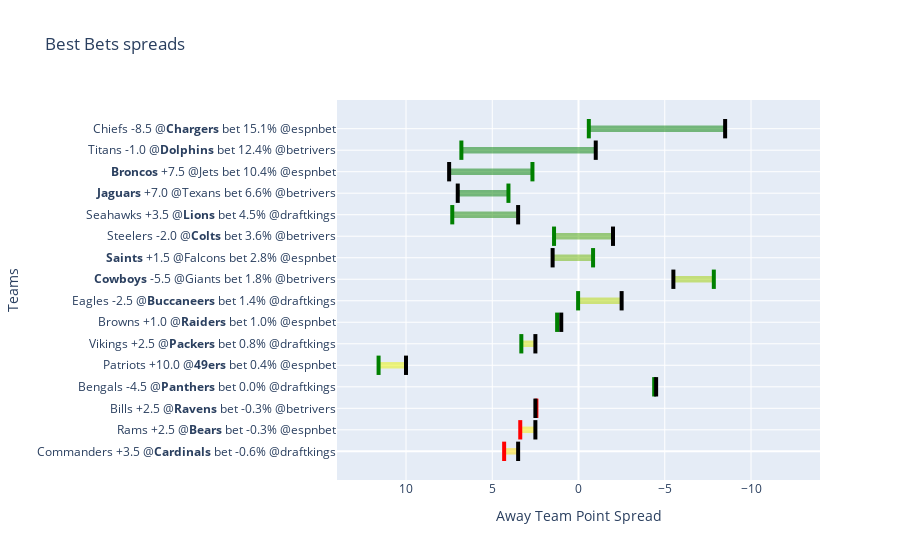

The code cell stored with this chart in its notebook:
### Code cell
fig = ve.create_best_bets_graph(best_bets=spreads,
                            year=year,
                            week=week,
                            market_type="spreads")

### Figure 1 — Plotly figure (JSON) as saved in the notebook; plotly's stock layout.template omitted (floating-point values rounded to 4 significant figures)
{"data": [{"fill": "toself", "fillcolor": "rgba(255, 220, 0, 0.5)", "hoverinfo": "text", "hovertemplate": "EV: -2.0%<extra></extra>", "line": {"color": "rgba(255,255,255,0)"}, "name": "EV: -2.0%", "type": "scatter", "x": [3.5, 4.311, 4.311, 3.5], "y": [-0.15, -0.15, 0.15, 0.15]}, {"hoverinfo": "text", "hovertemplate": "Modeled: 4.3<extra></extra>", "line": {"color": "red", "width": 4}, "mode": "lines", "name": "Modeled: 4.3", "text": ["Modeled: 4.3", "Modeled: 4.3"], "textposition": "middle right", "type": "scatter", "x": [4.311, 4.311], "y": [-0.45, 0.45]}, {"hoverinfo": "text", "hovertemplate": "Vegas: 3.5<extra></extra>", "line": {"color": "black", "width": 4}, "mode": "lines", "name": "Vegas: 3.5", "text": ["Vegas: 3.5", "Vegas: 3.5"], "textposition": "middle left", "type": "scatter", "x": [3.5, 3.5], "y": [-0.45, 0.45]}, {"fill": "toself", "fillcolor": "rgba(255, 240, 0, 0.5)", "hoverinfo": "text", "hovertemplate": "EV: -0.8%<extra></extra>", "line": {"color": "rgba(255,255,255,0)"}, "name": "EV: -0.8%", "type": "scatter", "x": [2.5, 3.377, 3.377, 2.5], "y": [0.85, 0.85, 1.15, 1.15]}, {"hoverinfo": "text", "hovertemplate": "Modeled: 3.4<extra></extra>", "line": {"color": "red", "width": 4}, "mode": "lines", "name": "Modeled: 3.4", "text": ["Modeled: 3.4", "Modeled: 3.4"], "textposition": "middle right", "type": "scatter", "x": [3.377, 3.377], "y": [0.55, 1.45]}, {"hoverinfo": "text", "hovertemplate": "Vegas: 2.5<extra></extra>", "line": {"color": "black", "width": 4}, "mode": "lines", "name": "Vegas: 2.5", "text": ["Vegas: 2.5", "Vegas: 2.5"], "textposition": "middle left", "type": "scatter", "x": [2.5, 2.5], "y": [0.55, 1.45]}, {"fill": "toself", "fillcolor": "rgba(255, 242, 0, 0.5)", "hoverinfo": "text", "hovertemplate": "EV: -0.8%<extra></extra>", "line": {"color": "rgba(255,255,255,0)"}, "name": "EV: -0.8%", "type": "scatter", "x": [2.5, 2.441, 2.441, 2.5], "y": [1.85, 1.85, 2.15, 2.15]}, {"hoverinfo": "text", "hovertemplate": "Modeled: 2.4<extra></extra>", "line": {"color": "red", "width": 4}, "mode": "lines", "name": "Modeled: 2.4", "text": ["Modeled: 2.4", "Modeled: 2.4"], "textposition": "middle right", "type": "scatter", "x": [2.441, 2.441], "y": [1.55, 2.45]}, {"hoverinfo": "text", "hovertemplate": "Vegas: 2.5<extra></extra>", "line": {"color": "black", "width": 4}, "mode": "lines", "name": "Vegas: 2.5", "text": ["Vegas: 2.5", "Vegas: 2.5"], "textposition": "middle left", "type": "scatter", "x": [2.5, 2.5], "y": [1.55, 2.45]}, {"fill": "toself", "fillcolor": "rgba(254, 254, 0, 0.5)", "hoverinfo": "text", "hovertemplate": "EV: 0.0%<extra></extra>", "line": {"color": "rgba(255,255,255,0)"}, "name": "EV: 0.0%", "type": "scatter", "x": [-4.5, -4.387, -4.387, -4.5], "y": [2.85, 2.85, 3.15, 3.15]}, {"hoverinfo": "text", "hovertemplate": "Modeled: -4.4<extra></extra>", "line": {"color": "green", "width": 4}, "mode": "lines", "name": "Modeled: -4.4", "text": ["Modeled: -4.4", "Modeled: -4.4"], "textposition": "middle right", "type": "scatter", "x": [-4.387, -4.387], "y": [2.55, 3.45]}, {"hoverinfo": "text", "hovertemplate": "Vegas: -4.5<extra></extra>", "line": {"color": "black", "width": 4}, "mode": "lines", "name": "Vegas: -4.5", "text": ["Vegas: -4.5", "Vegas: -4.5"], "textposition": "middle left", "type": "scatter", "x": [-4.5, -4.5], "y": [2.55, 3.45]}, {"fill": "toself", "fillcolor": "rgba(234, 244, 0, 0.5)", "hoverinfo": "text", "hovertemplate": "EV: 1.2%<extra></extra>", "line": {"color": "rgba(255,255,255,0)"}, "name": "EV: 1.2%", "type": "scatter", "x": [10, 11.59, 11.59, 10], "y": [3.85, 3.85, 4.15, 4.15]}, {"hoverinfo": "text", "hovertemplate": "Modeled: 11.6<extra></extra>", "line": {"color": "green", "width": 4}, "mode": "lines", "name": "Modeled: 11.6", "text": ["Modeled: 11.6", "Modeled: 11.6"], "textposition": "middle right", "type": "scatter", "x": [11.59, 11.59], "y": [3.55, 4.45]}, {"hoverinfo": "text", "hovertemplate": "Vegas: 10.0<extra></extra>", "line": {"color": "black", "width": 4}, "mode": "lines", "name": "Vegas: 10.0", "text": ["Vegas: 10.0", "Vegas: 10.0"], "textposition": "middle left", "type": "scatter", "x": [10, 10], "y": [3.55, 4.45]}, {"fill": "toself", "fillcolor": "rgba(218, 236, 0, 0.5)", "hoverinfo": "text", "hovertemplate": "EV: 2.2%<extra></extra>", "line": {"color": "rgba(255,255,255,0)"}, "name": "EV: 2.2%", "type": "scatter", "x": [2.5, 3.314, 3.314, 2.5], "y": [4.85, 4.85, 5.15, 5.15]}, {"hoverinfo": "text", "hovertemplate": "Modeled: 3.3<extra></extra>", "line": {"color": "green", "width": 4}, "mode": "lines", "name": "Modeled: 3.3", "text": ["Modeled: 3.3", "Modeled: 3.3"], "textposition": "middle right", "type": "scatter", "x": [3.314, 3.314], "y": [4.55, 5.45]}, {"hoverinfo": "text", "hovertemplate": "Vegas: 2.5<extra></extra>", "line": {"color": "black", "width": 4}, "mode": "lines", "name": "Vegas: 2.5", "text": ["Vegas: 2.5", "Vegas: 2.5"], "textposition": "middle left", "type": "scatter", "x": [2.5, 2.5], "y": [4.55, 5.45]}, {"fill": "toself", "fillcolor": "rgba(200, 227, 0, 0.5)", "hoverinfo": "text", "hovertemplate": "EV: 3.2%<extra></extra>", "line": {"color": "rgba(255,255,255,0)"}, "name": "EV: 3.2%", "type": "scatter", "x": [1, 1.239, 1.239, 1], "y": [5.85, 5.85, 6.15, 6.15]}, {"hoverinfo": "text", "hovertemplate": "Modeled: 1.2<extra></extra>", "line": {"color": "green", "width": 4}, "mode": "lines", "name": "Modeled: 1.2", "text": ["Modeled: 1.2", "Modeled: 1.2"], "textposition": "middle right", "type": "scatter", "x": [1.239, 1.239], "y": [5.55, 6.45]}, {"hoverinfo": "text", "hovertemplate": "Vegas: 1.0<extra></extra>", "line": {"color": "black", "width": 4}, "mode": "lines", "name": "Vegas: 1.0", "text": ["Vegas: 1.0", "Vegas: 1.0"], "textposition": "middle left", "type": "scatter", "x": [1, 1], "y": [5.55, 6.45]}, {"fill": "toself", "fillcolor": "rgba(182, 218, 0, 0.5)", "hoverinfo": "text", "hovertemplate": "EV: 4.3%<extra></extra>", "line": {"color": "rgba(255,255,255,0)"}, "name": "EV: 4.3%", "type": "scatter", "x": [-2.5, 0.02302, 0.02302, -2.5], "y": [6.85, 6.85, 7.15, 7.15]}, {"hoverinfo": "text", "hovertemplate": "Modeled: 0.0<extra></extra>", "line": {"color": "green", "width": 4}, "mode": "lines", "name": "Modeled: 0.0", "text": ["Modeled: 0.0", "Modeled: 0.0"], "textposition": "middle right", "type": "scatter", "x": [0.02302, 0.02302], "y": [6.55, 7.45]}, {"hoverinfo": "text", "hovertemplate": "Vegas: -2.5<extra></extra>", "line": {"color": "black", "width": 4}, "mode": "lines", "name": "Vegas: -2.5", "text": ["Vegas: -2.5", "Vegas: -2.5"], "textposition": "middle left", "type": "scatter", "x": [-2.5, -2.5], "y": [6.55, 7.45]}, {"fill": "toself", "fillcolor": "rgba(160, 207, 0, 0.5)", "hoverinfo": "text", "hovertemplate": "EV: 5.6%<extra></extra>", "line": {"color": "rgba(255,255,255,0)"}, "name": "EV: 5.6%", "type": "scatter", "x": [-5.5, -7.845, -7.845, -5.5], "y": [7.85, 7.85, 8.15, 8.15]}, {"hoverinfo": "text", "hovertemplate": "Modeled: -7.8<extra></extra>", "line": {"color": "green", "width": 4}, "mode": "lines", "name": "Modeled: -7.8", "text": ["Modeled: -7.8", "Modeled: -7.8"], "textposition": "middle right", "type": "scatter", "x": [-7.845, -7.845], "y": [7.55, 8.45]}, {"hoverinfo": "text", "hovertemplate": "Vegas: -5.5<extra></extra>", "line": {"color": "black", "width": 4}, "mode": "lines", "name": "Vegas: -5.5", "text": ["Vegas: -5.5", "Vegas: -5.5"], "textposition": "middle left", "type": "scatter", "x": [-5.5, -5.5], "y": [7.55, 8.45]}, {"fill": "toself", "fillcolor": "rgba(110, 182, 0, 0.5)", "hoverinfo": "text", "hovertemplate": "EV: 8.5%<extra></extra>", "line": {"color": "rgba(255,255,255,0)"}, "name": "EV: 8.5%", "type": "scatter", "x": [1.5, -0.8446, -0.8446, 1.5], "y": [8.85, 8.85, 9.15, 9.15]}, {"hoverinfo": "text", "hovertemplate": "Modeled: -0.8<extra></extra>", "line": {"color": "green", "width": 4}, "mode": "lines", "name": "Modeled: -0.8", "text": ["Modeled: -0.8", "Modeled: -0.8"], "textposition": "middle right", "type": "scatter", "x": [-0.8446, -0.8446], "y": [8.55, 9.45]}, {"hoverinfo": "text", "hovertemplate": "Vegas: 1.5<extra></extra>", "line": {"color": "black", "width": 4}, "mode": "lines", "name": "Vegas: 1.5", "text": ["Vegas: 1.5", "Vegas: 1.5"], "textposition": "middle left", "type": "scatter", "x": [1.5, 1.5], "y": [8.55, 9.45]}, {"fill": "toself", "fillcolor": "rgba(72, 163, 0, 0.5)", "hoverinfo": "text", "hovertemplate": "EV: 10.7%<extra></extra>", "line": {"color": "rgba(255,255,255,0)"}, "name": "EV: 10.7%", "type": "scatter", "x": [-2, 1.418, 1.418, -2], "y": [9.85, 9.85, 10.15, 10.15]}, {"hoverinfo": "text", "hovertemplate": "Modeled: 1.4<extra></extra>", "line": {"color": "green", "width": 4}, "mode": "lines", "name": "Modeled: 1.4", "text": ["Modeled: 1.4", "Modeled: 1.4"], "textposition": "middle right", "type": "scatter", "x": [1.418, 1.418], "y": [9.55, 10.45]}, {"hoverinfo": "text", "hovertemplate": "Vegas: -2.0<extra></extra>", "line": {"color": "black", "width": 4}, "mode": "lines", "name": "Vegas: -2.0", "text": ["Vegas: -2.0", "Vegas: -2.0"], "textposition": "middle left", "type": "scatter", "x": [-2, -2], "y": [9.55, 10.45]}, {"fill": "toself", "fillcolor": "rgba(22, 138, 0, 0.5)", "hoverinfo": "text", "hovertemplate": "EV: 13.6%<extra></extra>", "line": {"color": "rgba(255,255,255,0)"}, "name": "EV: 13.6%", "type": "scatter", "x": [3.5, 7.318, 7.318, 3.5], "y": [10.85, 10.85, 11.15, 11.15]}, {"hoverinfo": "text", "hovertemplate": "Modeled: 7.3<extra></extra>", "line": {"color": "green", "width": 4}, "mode": "lines", "name": "Modeled: 7.3", "text": ["Modeled: 7.3", "Modeled: 7.3"], "textposition": "middle right", "type": "scatter", "x": [7.318, 7.318], "y": [10.55, 11.45]}, {"hoverinfo": "text", "hovertemplate": "Vegas: 3.5<extra></extra>", "line": {"color": "black", "width": 4}, "mode": "lines", "name": "Vegas: 3.5", "text": ["Vegas: 3.5", "Vegas: 3.5"], "textposition": "middle left", "type": "scatter", "x": [3.5, 3.5], "y": [10.55, 11.45]}, {"fill": "toself", "fillcolor": "rgba(0, 128, 0, 0.5)", "hoverinfo": "text", "hovertemplate": "EV: 19.5%<extra></extra>", "line": {"color": "rgba(255,255,255,0)"}, "name": "EV: 19.5%", "type": "scatter", "x": [7, 4.061, 4.061, 7], "y": [11.85, 11.85, 12.15, 12.15]}, {"hoverinfo": "text", "hovertemplate": "Modeled: 4.1<extra></extra>", "line": {"color": "green", "width": 4}, "mode": "lines", "name": "Modeled: 4.1", "text": ["Modeled: 4.1", "Modeled: 4.1"], "textposition": "middle right", "type": "scatter", "x": [4.061, 4.061], "y": [11.55, 12.45]}, {"hoverinfo": "text", "hovertemplate": "Vegas: 7.0<extra></extra>", "line": {"color": "black", "width": 4}, "mode": "lines", "name": "Vegas: 7.0", "text": ["Vegas: 7.0", "Vegas: 7.0"], "textposition": "middle left", "type": "scatter", "x": [7, 7], "y": [11.55, 12.45]}, {"fill": "toself", "fillcolor": "rgba(0, 128, 0, 0.5)", "hoverinfo": "text", "hovertemplate": "EV: 31.6%<extra></extra>", "line": {"color": "rgba(255,255,255,0)"}, "name": "EV: 31.6%", "type": "scatter", "x": [7.5, 2.67, 2.67, 7.5], "y": [12.85, 12.85, 13.15, 13.15]}, {"hoverinfo": "text", "hovertemplate": "Modeled: 2.7<extra></extra>", "line": {"color": "green", "width": 4}, "mode": "lines", "name": "Modeled: 2.7", "text": ["Modeled: 2.7", "Modeled: 2.7"], "textposition": "middle right", "type": "scatter", "x": [2.67, 2.67], "y": [12.55, 13.45]}, {"hoverinfo": "text", "hovertemplate": "Vegas: 7.5<extra></extra>", "line": {"color": "black", "width": 4}, "mode": "lines", "name": "Vegas: 7.5", "text": ["Vegas: 7.5", "Vegas: 7.5"], "textposition": "middle left", "type": "scatter", "x": [7.5, 7.5], "y": [12.55, 13.45]}, {"fill": "toself", "fillcolor": "rgba(0, 128, 0, 0.5)", "hoverinfo": "text", "hovertemplate": "EV: 36.7%<extra></extra>", "line": {"color": "rgba(255,255,255,0)"}, "name": "EV: 36.7%", "type": "scatter", "x": [-1, 6.789, 6.789, -1], "y": [13.85, 13.85, 14.15, 14.15]}, {"hoverinfo": "text", "hovertemplate": "Modeled: 6.8<extra></extra>", "line": {"color": "green", "width": 4}, "mode": "lines", "name": "Modeled: 6.8", "text": ["Modeled: 6.8", "Modeled: 6.8"], "textposition": "middle right", "type": "scatter", "x": [6.789, 6.789], "y": [13.55, 14.45]}, {"hoverinfo": "text", "hovertemplate": "Vegas: -1.0<extra></extra>", "line": {"color": "black", "width": 4}, "mode": "lines", "name": "Vegas: -1.0", "text": ["Vegas: -1.0", "Vegas: -1.0"], "textposition": "middle left", "type": "scatter", "x": [-1, -1], "y": [13.55, 14.45]}, {"fill": "toself", "fillcolor": "rgba(0, 128, 0, 0.5)", "hoverinfo": "text", "hovertemplate": "EV: 45.6%<extra></extra>", "line": {"color": "rgba(255,255,255,0)"}, "name": "EV: 45.6%", "type": "scatter", "x": [-8.5, -0.598, -0.598, -8.5], "y": [14.85, 14.85, 15.15, 15.15]}, {"hoverinfo": "text", "hovertemplate": "Modeled: -0.6<extra></extra>", "line": {"color": "green", "width": 4}, "mode": "lines", "name": "Modeled: -0.6", "text": ["Modeled: -0.6", "Modeled: -0.6"], "textposition": "middle right", "type": "scatter", "x": [-0.598, -0.598], "y": [14.55, 15.45]}, {"hoverinfo": "text", "hovertemplate": "Vegas: -8.5<extra></extra>", "line": {"color": "black", "width": 4}, "mode": "lines", "name": "Vegas: -8.5", "text": ["Vegas: -8.5", "Vegas: -8.5"], "textposition": "middle left", "type": "scatter", "x": [-8.5, -8.5], "y": [14.55, 15.45]}], "layout": {"autosize": true, "showlegend": false, "title": {"text": "Best Bets spreads"}, "xaxis": {"range": [14, -14], "title": {"text": "Away Team Point Spread"}, "type": "linear"}, "yaxis": {"autorange": true, "range": [-1.413, 16.41], "ticktext": ["Commanders +3.5 @<b>Cardinals</b> bet -0.6% @draftkings", "Rams +2.5 @<b>Bears</b> bet -0.3% @espnbet", "Bills +2.5 @<b>Ravens</b> bet -0.3% @betrivers", "Bengals -4.5 @<b>Panthers</b> bet 0.0% @draftkings", "Patriots +10.0 @<b>49ers</b> bet 0.4% @espnbet", "Vikings +2.5 @<b>Packers</b> bet 0.8% @draftkings", "Browns +1.0 @<b>Raiders</b> bet 1.0% @espnbet", "Eagles -2.5 @<b>Buccaneers</b> bet 1.4% @draftkings", "<b>Cowboys</b> -5.5 @Giants bet 1.8% @betrivers", "<b>Saints</b> +1.5 @Falcons bet 2.8% @espnbet", "Steelers -2.0 @<b>Colts</b> bet 3.6% @betrivers", "Seahawks +3.5 @<b>Lions</b> bet 4.5% @draftkings", "<b>Jaguars</b> +7.0 @Texans bet 6.6% @betrivers", "<b>Broncos</b> +7.5 @Jets bet 10.4% @espnbet", "Titans -1.0 @<b>Dolphins</b> bet 12.4% @betrivers", "Chiefs -8.5 @<b>Chargers</b> bet 15.1% @espnbet"], "tickvals": [0, 1, 2, 3, 4, 5, 6, 7, 8, 9, 10, 11, 12, 13, 14, 15], "title": {"text": "Teams"}, "type": "linear"}}}
